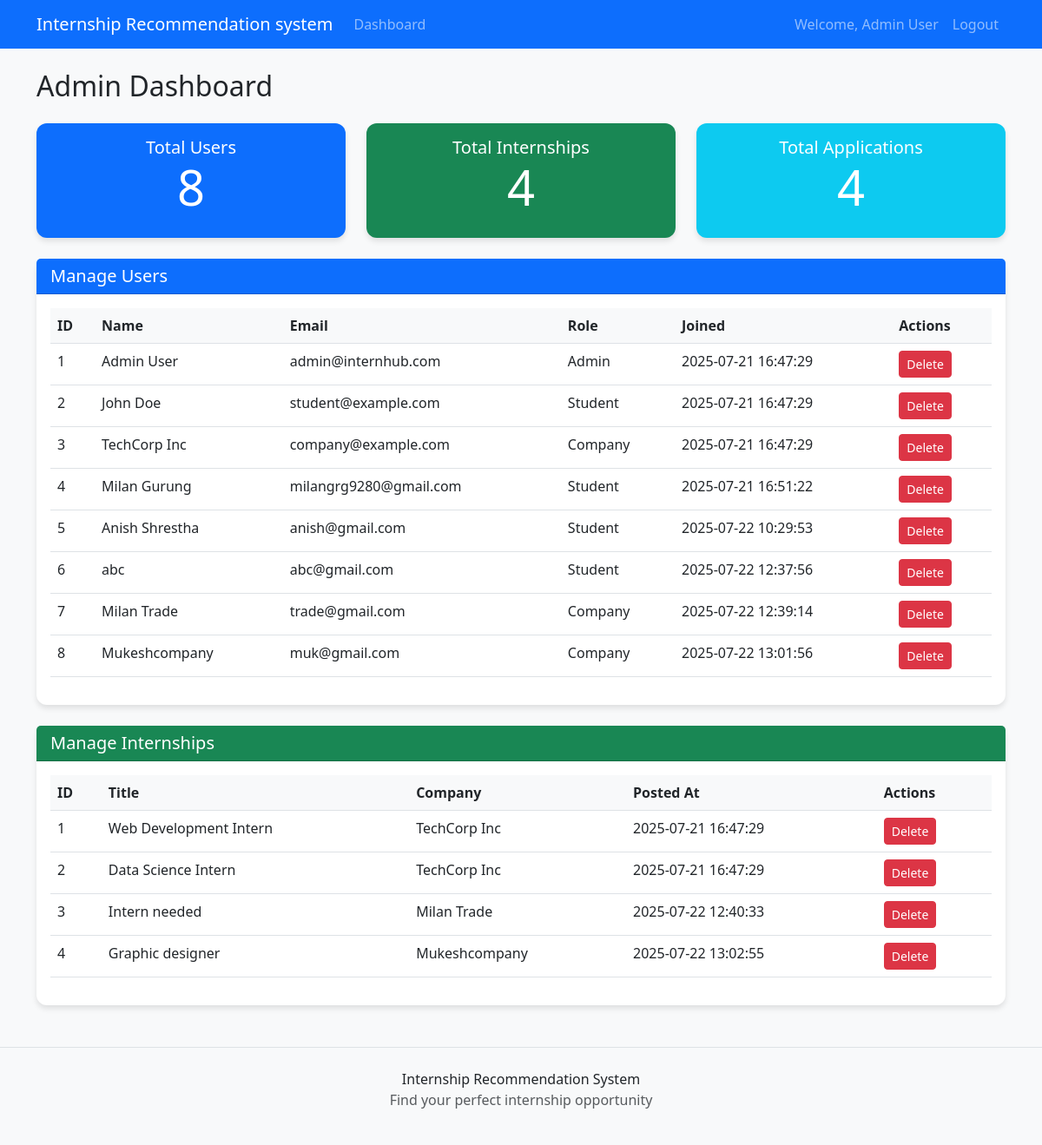
The app's page /admin/dashboard (signed in), older data.
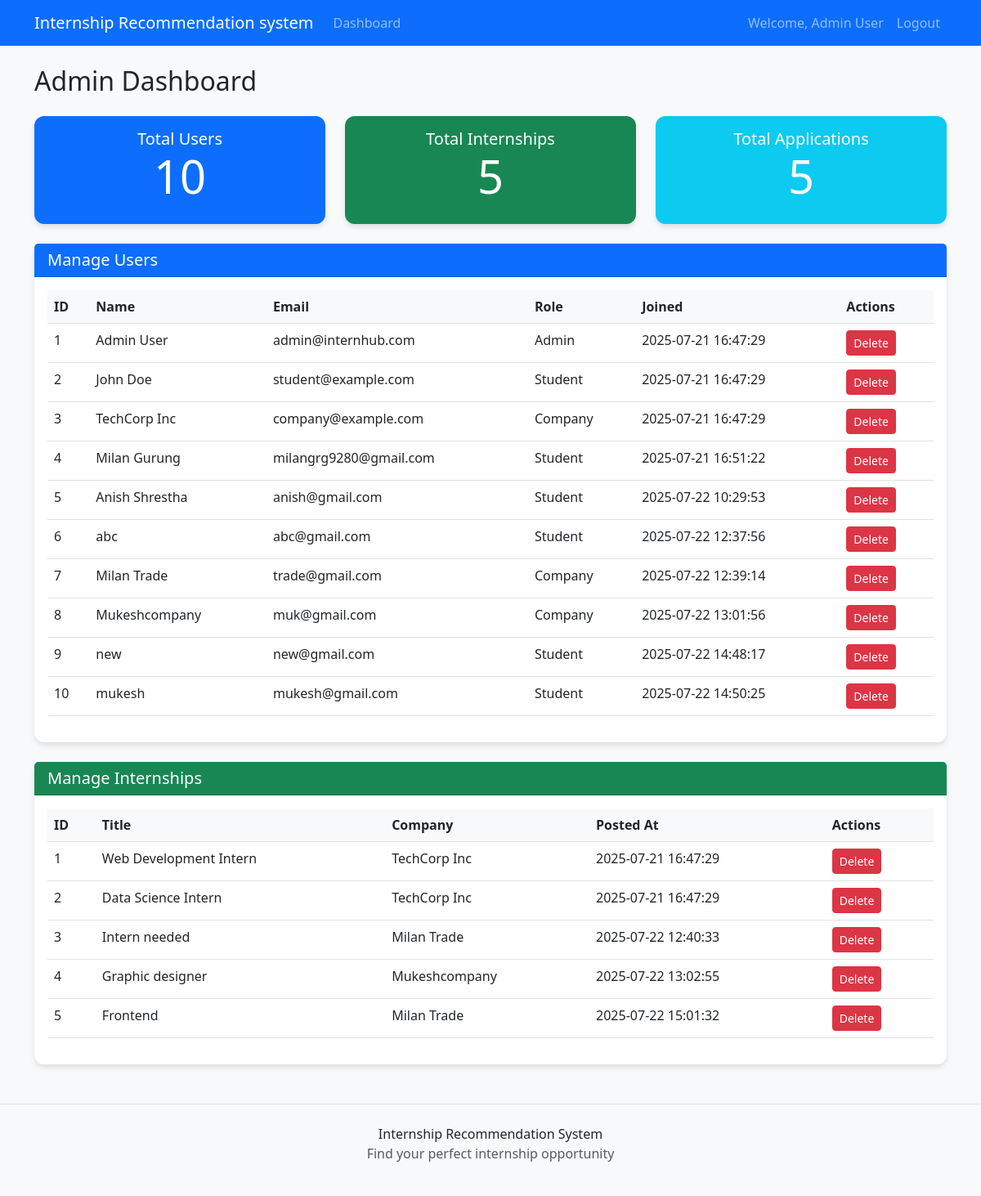
The same page, newer data.
### tables this page shows
CREATE TABLE users (
            id INTEGER PRIMARY KEY AUTOINCREMENT,
            email TEXT UNIQUE NOT NULL,
            password TEXT NOT NULL,
            role TEXT NOT NULL CHECK(role IN ('student', 'company', 'admin')),
            name TEXT,
            created_at TIMESTAMP DEFAULT CURRENT_TIMESTAMP
        );

CREATE TABLE internships (
            id INTEGER PRIMARY KEY AUTOINCREMENT,
            company_id INTEGER NOT NULL,
            title TEXT NOT NULL,
            description TEXT,
            required_skills TEXT,
            posted_at TIMESTAMP DEFAULT CURRENT_TIMESTAMP,
            FOREIGN KEY (company_id) REFERENCES users (id)
        );

### app.py (the view)
@app.route('/admin/dashboard')
def admin_dashboard():
    if 'user_id' not in session or session['role'] != 'admin':
        flash('Please log in as an admin', 'danger')
        return redirect(url_for('login'))
    conn = get_db()
    cursor = conn.cursor()
    cursor.execute("SELECT * FROM users")
    users = cursor.fetchall()
    cursor.execute("SELECT * FROM internships")
    internships = cursor.fetchall()
    cursor.execute("SELECT COUNT(*) as total_users FROM users")
    total_users = cursor.fetchone()['total_users']
    cursor.execute("SELECT COUNT(*) as total_internships FROM internships")
    total_internships = cursor.fetchone()['total_internships']
    cursor.execute("SELECT COUNT(*) as total_applications FROM applications")
    total_applications = cursor.fetchone()['total_applications']
    return render_template('admin_dashboard.html', users=users, internships=internships,
                           total_users=total_users, total_internships=total_internships,
                           total_applications=total_applications)

### app.py (called while the page is built)
def get_db():
    conn = sqlite3.connect(app.config['DATABASE'])
    conn.row_factory = sqlite3.Row
    return conn

### templates/admin_dashboard.html (shortened to what this page needs)
{% extends "base.html" %} {% block title %}Admin Dashboard{% endblock %} {%
block content %}
<h2 class="mb-4">Admin Dashboard</h2>
<div class="row mb-4">
  <div class="col-md-4">
    <div class="card bg-primary text-white text-center py-3">
      <h5 class="mb-0">Total Users</h5>
      <h1 class="display-4">{{ total_users }}</h1>
    </div>
  </div>
  <div class="col-md-4">
    <div class="card bg-success text-white text-center py-3">
      <h5 class="mb-0">Total Internships</h5>
      <h1 class="display-4">{{ total_internships }}</h1>
    </div>
  </div>
  <div class="col-md-4">
    <div class="card bg-info text-white text-center py-3">
      <h5 class="mb-0">Total Applications</h5>
      <h1 class="display-4">{{ total_applications }}</h1>
    </div>
  </div>
</div>
<div class="card mb-4">
  <div class="card-header bg-primary text-white">
    <h5 class="mb-0">Manage Users</h5>
  </div>
  <div class="card-body">
    {% if users %}
    <div class="table-responsive">
      <table class="table table-hover">
        <thead>
          <tr>
            <th>ID</th>
            <th>Name</th>
            <th>Email</th>
            <th>Role</th>
            <th>Joined</th>
            <th>Actions</th>
          </tr>
        </thead>
        <tbody>
          {% for user in users %}
          <tr>
            <td>{{ user['id'] }}</td>
            <td>{{ user['name'] }}</td>
            <td>{{ user['email'] }}</td>
            <td>{{ user['role']|capitalize }}</td>
            <td>{{ user['created_at'] }}</td>
            <td>
              <button
                class="btn btn-sm btn-danger delete-user"
                data-user-id="{{ user['id'] }}"
              >
                Delete
              </button>
            </td>
          </tr>
          {% endfor %}
        </tbody>
      </table>
    </div>
    {% else %}
    <p>No users found.</p>
    {% endif %}
  </div>
</div>
<div class="card">
  <div class="card-header bg-success text-white">
    <h5 class="mb-0">Manage Internships</h5>
  </div>
  <div class="card-body">
    {% if internships %}
    <div class="table-responsive">
      <table class="table table-hover">
        <thead>
          <tr>
            <th>ID</th>
            <th>Title</th>
            <th>Company</th>
            <th>Posted At</th>
            <th>Actions</th>
          </tr>
        </thead>
        <tbody>
          {% for internship in internships %}
          <tr>
            <td>{{ internship['id'] }}</td>
            <td>{{ internship['title'] }}</td>
            <td>
              {% for user in users %} {% if user['id'] ==
              internship['company_id'] %} {{ user['name'] }} {% endif %} {%
              endfor %}
            </td>
            <td>{{ internship['posted_at'] }}</td>
            <td>
              <button
                class="btn btn-sm btn-danger delete-internship"
                data-internship-id="{{ internship['id'] }}"
              >
                Delete
              </button>
            </td>
          </tr>
          {% endfor %}
        </tbody>
      </table>
    </div>
    {% else %}
    <p>No internships found.</p>
    {% endif %}
  </div>
</div>
{% endblock %}

### templates/base.html (shortened to what this page needs)
<!DOCTYPE html>
<html lang="en">
  <head>
    <link
      href="https://cdn.jsdelivr.net/npm/bootstrap@5.3.0/dist/css/bootstrap.min.css"
      rel="stylesheet"
    />
    <link
      rel="stylesheet"
      href="{{ url_for('static', filename='css/style.css') }}"
    />
  </head>
  <body>
    {% include 'components/navbar.html' %}
    <div class="container my-4">{% block content %}{% endblock %}</div>
    {% include 'components/footer.html' %}
  </body>
</html>

### templates/components/navbar.html (shortened to what this page needs)
<nav class="navbar navbar-expand-lg navbar-dark bg-primary">
  <div class="container">
    <a class="navbar-brand" href="{{ url_for('home') }}"
      >Internship Recommendation system</a
    >
    <div class="collapse navbar-collapse" id="navbarNav">
      <ul class="navbar-nav me-auto">
        {% if 'user_id' in session %} {% if session['role'] == 'student' %}
        <li class="nav-item">
          <a class="nav-link" href="{{ url_for('student_dashboard') }}"
            >Dashboard</a
          >
        </li>
        <li class="nav-item">
          <a class="nav-link" href="{{ url_for('internships') }}"
            >Internships</a
          >
        </li>
        {% elif session['role'] == 'admin' %}
        <li class="nav-item">
          <a class="nav-link" href="{{ url_for('admin_dashboard') }}"
            >Dashboard</a
          >
        </li>
        {% endif %} {% endif %}
      </ul>
      <ul class="navbar-nav">
        {% if 'user_id' in session %}
        <li class="nav-item">
          <span class="nav-link">Welcome, {{ session['name'] }}</span>
        </li>
        <li class="nav-item">
          <a class="nav-link" href="{{ url_for('logout') }}">Logout</a>
        </li>
        {% endif %}
      </ul>
    </div>
  </div>
</nav>

### templates/components/footer.html
<footer class="bg-light mt-5 py-4 border-top">
  <div class="container text-center">
    <p class="mb-0">Internship Recommendation System</p>
    <p class="text-muted">Find your perfect internship opportunity</p>
  </div>
</footer>

### static/css/style.css (style rules this page uses)
body { background-color: #f8f9fa; font-family: 'Segoe UI', Tahoma, Geneva, Verdana, sans-serif; }
.card { border: none; border-radius: 0.75rem; box-shadow: 0 4px 6px rgba(0, 0, 0, 0.1); transition: transform 0.3s, box-shadow 0.3s; }
.table th { background-color: #f8f9fa; }

Row changes from the older to the newer data that the page shows:
added users: id "9", name "new", email "new@gmail.com", role "Student", created_at "2025-07-22 14:48:17", shown under "Manage Users"
added users: id "10", name "mukesh", email "mukesh@gmail.com", role "Student", created_at "2025-07-22 14:50:25", shown under "Manage Users"
added internships: id "5", title "Frontend", posted_at "2025-07-22 15:01:32", users (name "Milan Trade")
Text that changed along with them:
{{ total_users }}: "8" → "10"
{{ total_internships }}: "4" → "5"
{{ total_applications }}: "4" → "5"
